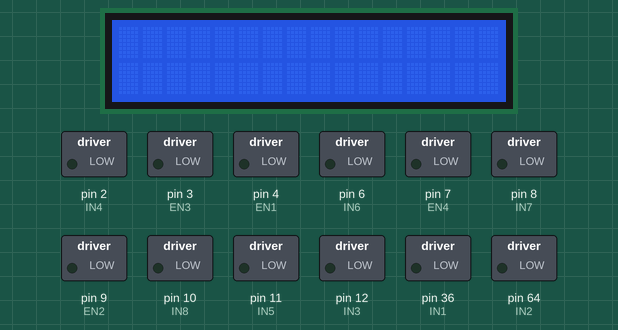
Simulated run of this sketch. Board: Arduino Mega 2560, built with avr-gcc and run on an emulated ATmega2560. Parts: 16×2 character LCD, switched loads named in the sketch (green lamp = pin HIGH). What the sketch prints to the serial monitor is not drawn.

Above: at 0.1 s.
At 1.1 s:
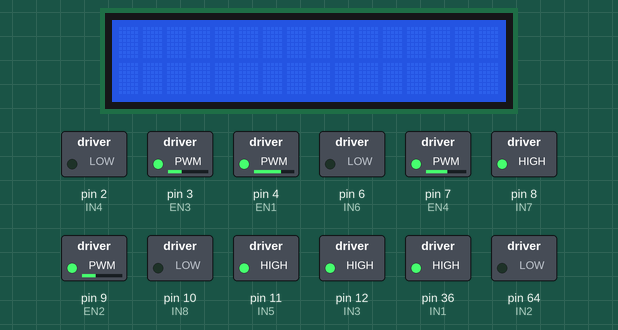
At 2.3 s:
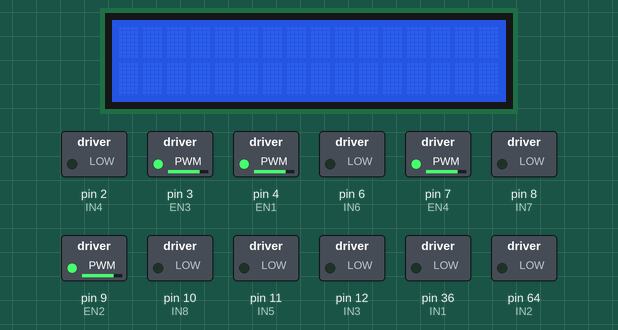
Timing chart, 0 to 3.8 s (numbered marks = the images above):
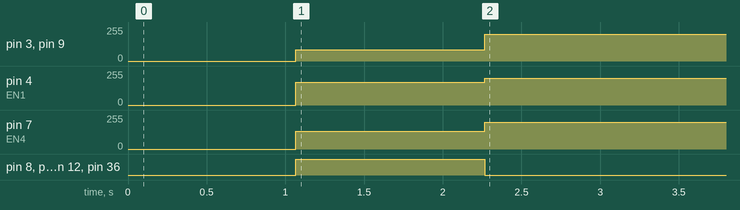

Measured:
- by itself, pin 3 (EN3), pin 9 (EN2): 0/255 → 85/255 at 1.1 s, → 200/255 1.2 s later
- by itself, pin 4 (EN1): 0/255 → 170/255 at 1.1 s, → 200/255 1.2 s later
- by itself, pin 7 (EN4): 0/255 → 135/255 at 1.1 s, → 200/255 1.2 s later
- by itself, pin 8 (IN7), pin 11 (IN5), pin 12 (IN3), pin 36 (IN1): LOW → HIGH at 1.1 s, → LOW 1.2 s later

The sketch:

baru_2.ino
```cpp
#include "CFG.h"
#include "GYRO_v2.h"
#include "DETECT.h"
#include "MOTOR.h"
#include "PID_v2.h"
#include "LCD.h"

int b;

void setup() {
  lcd.init();
  lcd.backlight();
  DEBUG_BEGIN(115200);
  setup_mpu();
  setup_pinmotor();
  setup_mpu();
  SERVO_PIN(9);
  b = 1;
}

void loop() {

//      yaw = getYaw();
//      output1 = calculatePID(yaw, setpoint1, Kp1, Ki1, Kd1, lastError1, integral1, output1);
//      gerak(PUTAR,output1);
//      tampil(yaw, output1, x, y, jarak, sisi, persentase);

//      /*
  //------------------------------------------------------------------------baca yaw
  if (b == 1) {
    //    detect();
    for (int a = 0; a < 220; a = a + 50) {
      if (a < 180) {
        //        analogWrite(EN1, a);

        jalan(go_kiri, 170);
        Serial.print("speed: "); Serial.println(a);
        //        digitalWrite(IN1, HIGH);
        //        digitalWrite(IN2, LOW);
        delay(300);
        //        lcd.setCursor(10, 0);
        //        lcd.print("e="); lcd.print(a);
      }
      else if (a > 180) {
        while (1) {
          jalan(stopp, a);
          //          analogWrite(EN1, a);

          //        jalan(rot_kanan, a);
          Serial.print("speed: "); Serial.println(a);
          //          digitalWrite(IN1, 0);
          //          digitalWrite(IN2, 0);
          delay(20);
        }

      }
    }
  }
//    */
}


void maju_grak() {
  if (int(yaw) < -1) {
    jalan(go_kiri, 180);
  }
  else if (int(yaw) > 1) {
    jalan(go_kanan, 180);
  }
  else {
    jalan(maju, 180);
  }
}
```

DETECT.h
```cpp
void detect() {
  if (Serial.available() > 0) {
    String dataReceived = Serial.readStringUntil('\n');
    dataReceived.trim();
    int spaceIndex = 0;
    int prevSpaceIndex = 0;

    x = dataReceived.substring(prevSpaceIndex, spaceIndex = dataReceived.indexOf(' ', prevSpaceIndex)).toInt();
    prevSpaceIndex = spaceIndex + 1;

    y = dataReceived.substring(prevSpaceIndex, spaceIndex = dataReceived.indexOf(' ', prevSpaceIndex)).toInt();
    prevSpaceIndex = spaceIndex + 1;

    sisi = dataReceived.substring(prevSpaceIndex, spaceIndex = dataReceived.indexOf(' ', prevSpaceIndex)).toInt();
    prevSpaceIndex = spaceIndex + 1;

    persentase = dataReceived.substring(prevSpaceIndex, spaceIndex = dataReceived.indexOf(' ', prevSpaceIndex)).toFloat();
    prevSpaceIndex = spaceIndex + 1;

    jarak = dataReceived.substring(prevSpaceIndex).toFloat();
  }
}
```

GYRO_v2.h
```cpp
#include "Wire.h"
#include "I2Cdev.h"
#include "MPU6050_6Axis_MotionApps20.h"

MPU6050 mpu;

bool dmpReady = false;
uint8_t mpuIntStatus;
uint8_t devStatus;
uint16_t packetSize;
uint16_t fifoCount;
uint8_t fifoBuffer[64];

Quaternion q;
VectorFloat gravity;
float ypr[3];

float kalmanYaw = 0.0;
float kalmanGain = 0.0;
float estimationError = 0.0001;
float measurementError = 0.00001; // Adjust as needed
float processNoise = 0.000001;   // Adjust as needed

void setup_mpu() {
    Wire.begin();
    Serial.begin(115200);

    mpu.initialize();
    if (!mpu.testConnection()) {
        Serial.println("MPU6050 connection failed");
        while (1);
    }

    // Set offset (adjust these values based on your calibration)
    mpu.setXAccelOffset(13108);
    mpu.setYAccelOffset(-14400);
    mpu.setZAccelOffset(5906);
    mpu.setXGyroOffset(72);
    mpu.setYGyroOffset(591);
    mpu.setZGyroOffset(-2);

    devStatus = mpu.dmpInitialize();

    if (devStatus == 0) {
        mpu.setDMPEnabled(true);
        dmpReady = true;
        mpuIntStatus = mpu.getIntStatus();
        packetSize = mpu.dmpGetFIFOPacketSize();
    } else {
        Serial.print("DMP Initialization failed (code ");
        Serial.print(devStatus);
        Serial.println(")");
    }
}


float getYaw() {
    if (!dmpReady) return 0.0;

    fifoCount = mpu.getFIFOCount();

    if (fifoCount == 1024) {
        mpu.resetFIFO();
    } else if (fifoCount >= packetSize) {
        mpu.getFIFOBytes(fifoBuffer, packetSize);
        mpuIntStatus = mpu.getIntStatus();

        mpu.dmpGetQuaternion(&q, fifoBuffer);
        mpu.dmpGetGravity(&gravity, &q);
        mpu.dmpGetYawPitchRoll(ypr, &q, &gravity);

        float yawInDegrees = ypr[0] * 180.0 / M_PI;

        if (yawInDegrees > 180) {
            yawInDegrees -= 360;
        } else if (yawInDegrees < -180) {
            yawInDegrees += 360;
        }

        // Kalman filter update
        kalmanGain = estimationError / (estimationError + measurementError);
        kalmanYaw = kalmanYaw + kalmanGain * (yawInDegrees - kalmanYaw);
        estimationError = (1.0 - kalmanGain) * estimationError + fabs(kalmanYaw) * processNoise;

        return kalmanYaw;
    }
    return kalmanYaw;
}
```

MOTOR.h
```cpp
// Motor depan          BAWAH KE ATAS
#define EN1 4          //KANAN-D
#define IN1 36
#define IN2 64
#define IN3 12
#define IN4 2
#define EN2 9          //KIRI-D

// Motor belakang       LUAR KE DALAM
#define EN3 3          //KANAN-B
#define IN5 11
#define IN6 6
#define IN7 8
#define IN8 10
#define EN4 7          //KIRI-B


int maju[]        = {1 , 0 , 1 , 0 , 1 , 0 , 1 , 0};
int go_kanan[]    = {1 , 0 , 1 , 0 , 1 , 0 , 1 , 0};
int go_kiri[]     = {1 , 0 , 1 , 0 , 1 , 0 , 1 , 0};
int curve_kanan[] = {1 , 0 , 1 , 0 , 1 , 0 , 1 , 0};
int curve_kiri[]  = {1 , 0 , 1 , 0 , 1 , 0 , 1 , 0};
int kanan[]       = {0 , 1 , 1 , 0 , 1 , 0 , 0 , 1};
int kiri[]        = {1 , 0 , 0 , 1 , 0 , 1 , 1 , 0};
int mundur[]      = {0 , 1 , 0 , 1 , 0 , 1 , 0 , 1};
int rot_kiri[]    = {1 , 0 , 0 , 1 , 1 , 0 , 0 , 1};
int rot_kanan[]   = {0 , 1 , 1 , 0 , 0 , 1 , 1 , 0};
int stopp[]       = {0 , 0 , 0 , 0 , 0 , 0 , 0 , 0};


int pinMotor(int index) {
  switch (index) {
    case 0:
      return IN1;
    case 1:
      return IN2;
    case 2:
      return IN3;
    case 3:
      return IN4;
    case 4:
      return IN5;
    case 5:
      return IN6;
    case 6:
      return IN7;
    case 7:
      return IN8;
    default:
      return -1;
  }
}

void setup_pinmotor() {
  pinMode(EN1, OUTPUT); pinMode(IN1, OUTPUT);  pinMode(IN2, OUTPUT); pinMode(IN3, OUTPUT);  pinMode(IN4, OUTPUT); pinMode(EN2, OUTPUT);
  pinMode(EN3, OUTPUT); pinMode(IN5, OUTPUT);  pinMode(IN6, OUTPUT); pinMode(IN7, OUTPUT);  pinMode(IN8, OUTPUT); pinMode(EN4, OUTPUT);
}

int pwm_baru(int pwm,int kurang) {
    pwm = pwm - kurang;  //khusus putar -60   kiri -35
    return pwm;
  }
void jalan(int gerak[], int pwm) {
  if (gerak == go_kiri) {
    analogWrite(EN1, pwm);  analogWrite(EN2, pwm / 2);  analogWrite(EN3, pwm / 2);  analogWrite(EN4, pwm_baru(pwm,35));
  }
  else if (gerak == go_kanan) {
    analogWrite(EN1, pwm / 2);  analogWrite(EN2, pwm);  analogWrite(EN3, pwm);  analogWrite(EN4, pwm / 2);
  }
  else if (gerak == curve_kiri) {
    analogWrite(EN1, pwm);  analogWrite(EN2, pwm / 2);  analogWrite(EN3, pwm);  analogWrite(EN4, pwm_baru(pwm,35));
  }
  else if (gerak == curve_kanan) {
    analogWrite(EN1, pwm);  analogWrite(EN2, pwm);  analogWrite(EN3, pwm);  analogWrite(EN4, pwm);
  }
  else if (gerak == rot_kiri) {
    analogWrite(EN1, pwm);  analogWrite(EN2, pwm);  analogWrite(EN3, pwm);  analogWrite(EN4, pwm_baru(pwm,60));
  }
  else if (gerak == rot_kanan) {
    analogWrite(EN1, pwm);  analogWrite(EN2, pwm);  analogWrite(EN3, pwm);  analogWrite(EN4, pwm);
  }
  else {
    analogWrite(EN1, pwm);  analogWrite(EN2, pwm);  analogWrite(EN3, pwm);  analogWrite(EN4, pwm);
  }
  for (int i = 0; i < 8; i++) {
    digitalWrite(pinMotor(i), gerak[i]);
  }
}
```

PID_v2.h
```cpp
double Kp1 = 2;  // Konstanta Proporsional untuk input 1 (x)
double Ki1 = 0; // Konstanta Integral untuk input 1
double Kd1 = 0.1; // Konstanta Derivatif untuk input 1
double Kp2 = 1;  // Konstanta Proporsional untuk input 2 (y)
double Ki2 = 0.1; // Konstanta Integral untuk input 2
double Kd2 = 0.05; // Konstanta Derivatif untuk input 2
double Kp3 = 2; // Konstanta Proporsional untuk input 3 (yaw)
double Ki3 = 0; // Konstanta Integral untuk input 3
double Kd3 = 0.1; // Konstanta Derivatif untuk input 3

double error1 = 0;
double setpoint1 = 0; // Set point untuk koordinat x
double lastError1 = 0;
double integral1 = 0;
double derivative1 = 0;
double output1 = 0;

double error2 = 0;
double setpoint2 = 0; // Set point untuk koordinat y
double lastError2 = 0;
double integral2 = 0;
double derivative2 = 0;
double output2 = 0;

double error3 = 0;
double setpoint3 = 0; // Set point untuk sudut yaw
double lastError3 = 0;
double integral3 = 0;
double derivative3 = 0;
double output3 = 0;

double calculatePID(double input, double setpoint, double Kp, double Ki, double Kd, double &lastError, double &integral, double &output) {
  double error = setpoint - input;
  integral += error;

  double derivative = error - lastError;

  output = Kp * error + Ki * integral + Kd * derivative;

  lastError = error;
  return output;
}

void gerak(unsigned char mode, int nilai_pid) {
  if (mode == PUTAR) {
    minpwm = 100;
    maxpwm = 255;
    putar_pwm = constrain(nilai_pid, minpwm, maxpwm);
    Serial.print("pwm="); Serial.println(putar_pwm);
    if (int(yaw) > 5) {
      jalan(rot_kiri, putar_pwm);
    }
    else if (int(yaw) < -5) {
      jalan(rot_kanan, putar_pwm);
    }
    else {
      jalan(stopp, 70);
    }
  }
  else if (mode == FOLLOW_BOLA) {
    detect();
    if (jarak < 30 ) {
      minpwm = 120;
      maxpwm = 170;
    }
    else{
      minpwm = 120;
      maxpwm = 255;
    }
    putar_pwm = constrain(nilai_pid, minpwm, maxpwm);
    Serial.print("pwm="); Serial.println(putar_pwm);

    if (int(x) <= 50 && int(x) >= -50) {
      jalan(maju, putar_pwm);
    }
    else if (int(x) > 50) {
      jalan(go_kanan, putar_pwm);
    }
    else if (int(x) < -50) {
      jalan(go_kiri, putar_pwm);
    }
    else if (jarak <= 15) {
      jalan(stopp, 70);
    }
  }
}
```

CFG.h
```cpp
//================================VARIABEL=================================
int x, y, sisi, jarak, persentase;
float new_yaw; int yaw;
int putar_pwm; int minpwm, maxpwm;
//=========================MODE============================
#define PUTAR 1
#define FOLLOW_BOLA 2

//#define SOFTWARE_SERIAL
#define SERIAL_MONITOR

#define KONDISI_SERVO false

#if defined(SERIAL_MONITOR)
#define DEBUG_BEGIN(x) Serial.begin(x)
#define DEBUG_PRINT(x) Serial.print(x)
#define DEBUG_PRINTLN(x) Serial.println(x)
#elif defined(SOFTWARE_SERIAL)

#include <SoftwareSerial.h>
SoftwareSerial mySerial(11, 10); // RX, TX
#define DEBUG_BEGIN(x) mySerial.begin(x)
#define DEBUG_PRINT(x) mySerial.print(x)
#define DEBUG_PRINTLN(x) mySerial.println(x)
#else
#define DEBUG_BEGIN(x)
#define DEBUG_PRINT(x)
#define DEBUG_PRINTLN(x)
#endif

#if KONDISI_SERVO
#include <Servo.h>
Servo myServo;
#define SERVO_PIN(x) myServo.attach(x)
#define SERVO_WRITE(x) myServo.write(x);
#else
#define SERVO_PIN(x)
#define SERVO_WRITE(x)
#endif

#include <LiquidCrystal_I2C.h>
LiquidCrystal_I2C lcd(0x27, 16, 2);
```

LCD.h
```cpp
void arah(int input) {
  if (input < 0) {
    lcd.write(0x7F);
  } else {
    lcd.write(0x7E);
  }
}

void tampil(int new_yaw, double PID, int X, int Y, int jarak, int sisi, int persen) {
  static unsigned long lastSwitchTime = 0;
  static bool displayGroup1 = true;

  if (millis() - lastSwitchTime >= 3000) {
    displayGroup1 = !displayGroup1;
    lastSwitchTime = millis();
  }

  if (displayGroup1) {
    lcd.setCursor(10, 0);
    lcd.print("e="); lcd.print(PID);
  } else {
    lcd.setCursor(0, 0);
    if (sisi == -1) {
      lcd.print("Ki,");
    } else if (sisi == 0) {
      lcd.print("Tg,");
    } else if (sisi == 1) {
      lcd.print("Ka,");
    }
    lcd.print(jarak); lcd.print("cm"); lcd.print(persen); lcd.print("%"); lcd.print("    ");
    lcd.setCursor(12, 0); arah(new_yaw);  lcd.print(abs(new_yaw));  lcd.print("  ");
    lcd.setCursor(0, 1);  lcd.print("X"); arah(X); lcd.print(abs(X)); lcd.print(",Y"); arah(Y); lcd.print(abs(Y)); lcd.print("         ");
  }
}
```
